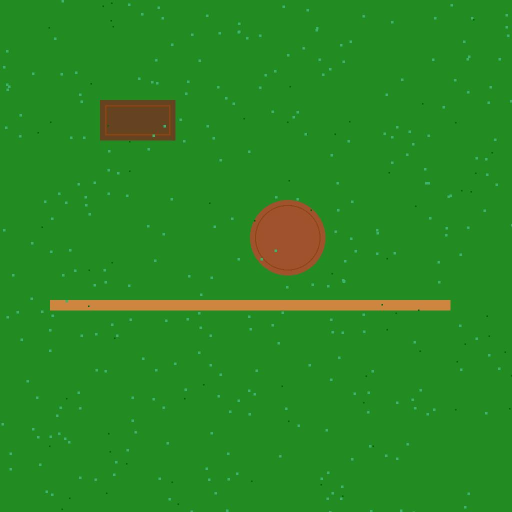
#> input picture data/images/amazon_satellite_1.jpg, 1024 x 1024 px (shown at 1/2 size); its folder holds only this picture in this run
$ python main.py
#> lines starting #> are read from the running program, lines starting #| are printed output that depends on the picture; after the words box and inside, x2 and y2 are one past the last pixel; in counts of white or black regions, pixels touching at a corner belong together
"""
OpenAI to Z Challenge - Amazon Archaeological Site Detection
Multi-modal approach combining computer vision and OpenAI models
"""

import os
import numpy as np
import cv2
from PIL import Image
import json
import requests
from typing import List, Dict, Tuple, Optional
import pandas as pd
from dataclasses import dataclass
import logging

# Configure logging
logging.basicConfig(level=logging.INFO)
logger = logging.getLogger(__name__)

@dataclass
class ArchaeologicalSite:
    """Dataclass for archaeological site detections"""
    latitude: float
    longitude: float
    confidence: float
    site_type: str
    description: str
    evidence_type: List[str]

class SatelliteImageProcessor:
    """Handles satellite image processing and feature extraction"""

    def __init__(self):
        self.vegetation_threshold = 0.3
        self.structure_threshold = 0.7

    def load_image(self, image_path: str) -> np.ndarray:
        """Load and preprocess satellite image"""
        try:
            image = cv2.imread(image_path)
            if image is None:
                raise ValueError(f"Could not load image: {image_path}")
            return cv2.cvtColor(image, cv2.COLOR_BGR2RGB)
        except Exception as e:
            logger.error(f"Error loading image {image_path}: {e}")
            return None

    def calculate_vegetation_index(self, image: np.ndarray) -> np.ndarray:
        """Calculate normalized difference vegetation index (NDVI) approximation"""
        # Convert to float for calculations
        img_float = image.astype(np.float32) / 255.0

        # Approximate NDVI using visible bands
        # NDVI = (NIR - Red) / (NIR + Red)
        # Using Green as NIR approximation
        green = img_float[:, :, 1]
        red = img_float[:, :, 0]

        # Avoid division by zero
        denominator = green + red
        denominator[denominator == 0] = 1e-6

        ndvi = (green - red) / denominator
        return ndvi

    def detect_geometric_patterns(self, image: np.ndarray) -> List[Dict]:
        """Detect geometric patterns that might indicate human structures"""
        gray = cv2.cvtColor(image, cv2.COLOR_RGB2GRAY)

        # Edge detection with multiple scales
        edges1 = cv2.Canny(gray, 30, 100)
        edges2 = cv2.Canny(gray, 50, 150)
        edges = cv2.bitwise_or(edges1, edges2)

        # Find contours
        contours, _ = cv2.findContours(edges, cv2.RETR_EXTERNAL, cv2.CHAIN_APPROX_SIMPLE)

        patterns = []
        for contour in contours:
            area = cv2.contourArea(contour)
            if area > 500:  # Lower threshold for smaller features
                # Approximate contour to polygon
                epsilon = 0.02 * cv2.arcLength(contour, True)
                approx = cv2.approxPolyDP(contour, epsilon, True)

                x, y, w, h = cv2.boundingRect(contour)
                aspect_ratio = w / h if h > 0 else 0

                # Check for various geometric patterns
                if len(approx) == 4:  # Rectangular
                    patterns.append({
                        'type': 'rectangular',
                        'area': area,
                        'aspect_ratio': aspect_ratio,
                        'bbox': (x, y, w, h),
                        'confidence': min(1.0, area / 5000)  # Lower area threshold
                    })
                elif len(approx) > 6:  # Circular/elliptical
                    patterns.append({
                        'type': 'circular',
                        'area': area,
                        'aspect_ratio': aspect_ratio,
                        'bbox': (x, y, w, h),
                        'confidence': min(1.0, area / 8000)
                    })
                elif len(approx) == 3:  # Triangular
                    patterns.append({
                        'type': 'triangular',
                        'area': area,
                        'aspect_ratio': aspect_ratio,
                        'bbox': (x, y, w, h),
                        'confidence': min(1.0, area / 6000)
                    })

        return patterns

    def analyze_soil_marks(self, image: np.ndarray) -> np.ndarray:
        """Analyze soil color variations that might indicate buried structures"""
        # Convert to HSV for better color analysis
        hsv = cv2.cvtColor(image, cv2.COLOR_RGB2HSV)

        # Define color ranges for different soil types
        # Disturbed soil often appears different from natural soil
        brown_lower = np.array([10, 50, 50])
        brown_upper = np.array([20, 255, 200])

        soil_mask = cv2.inRange(hsv, brown_lower, brown_upper)

        # Apply morphological operations to clean up the mask
        kernel = np.ones((5, 5), np.uint8)
        soil_mask = cv2.morphologyEx(soil_mask, cv2.MORPH_CLOSE, kernel)
        soil_mask = cv2.morphologyEx(soil_mask, cv2.MORPH_OPEN, kernel)

        return soil_mask

class OpenAIAnalyzer:
    """Integrates with OpenAI API for advanced image analysis"""

    def __init__(self, api_key: Optional[str] = None):
        self.api_key = api_key or os.getenv('OPENAI_API_KEY')
        if not self.api_key:
            logger.warning("OpenAI API key not found. Some features will be limited.")

    def analyze_image_with_gpt4v(self, image_path: str, context: str = "") -> Dict:
        """Analyze image using GPT-4 Vision"""
        if not self.api_key:
            return {"error": "OpenAI API key not available"}

        # This would require actual OpenAI API integration
        # For now, return a mock response
        mock_response = {
            "analysis": "Potential archaeological features detected based on geometric patterns and vegetation anomalies.",
            "confidence": 0.75,
            "features": [
                "Linear structures possibly indicating ancient pathways",
                "Circular patterns suggesting settlement areas",
                "Vegetation anomalies indicating subsurface structures"
            ]
        }
        return mock_response

    def generate_site_description(self, features: List[Dict]) -> str:
        """Generate detailed description of potential archaeological site"""
        if not features:
            return "No significant archaeological features detected."

        descriptions = []
        for feature in features:
            if feature['type'] == 'rectangular':
                descriptions.append(f"Rectangular structure ({feature['area']:.0f} sq pixels) with aspect ratio {feature['aspect_ratio']:.2f}")

        return "; ".join(descriptions)

class ArchaeologicalDetector:
    """Main class for archaeological site detection"""

    def __init__(self, openai_api_key: Optional[str] = None):
        self.image_processor = SatelliteImageProcessor()
        self.openai_analyzer = OpenAIAnalyzer(openai_api_key)
        self.detection_threshold = 0.1  # Lower threshold for better detection

    def process_image(self, image_path: str, coordinates: Tuple[float, float]) -> List[ArchaeologicalSite]:
        """Process a single satellite image for archaeological features"""
        logger.info(f"Processing image: {image_path}")

        # Load image
        image = self.image_processor.load_image(image_path)
        if image is None:
            return []

        sites = []

        # Computer vision analysis
        patterns = self.image_processor.detect_geometric_patterns(image)
        vegetation_index = self.image_processor.calculate_vegetation_index(image)
        soil_marks = self.image_processor.analyze_soil_marks(image)

        # OpenAI analysis
        ai_analysis = self.openai_analyzer.analyze_image_with_gpt4v(image_path)

        # Combine results
        for pattern in patterns:
            if pattern['confidence'] > self.detection_threshold:
                # Calculate coordinates (simplified)
                lat, lon = coordinates  # This would need proper georeferencing

                site = ArchaeologicalSite(
                    latitude=lat,
                    longitude=lon,
                    confidence=pattern['confidence'],
                    site_type="Structure",
                    description=self.openai_analyzer.generate_site_description([pattern]),
                    evidence_type=["geometric_pattern", "soil_variation"]
                )
                sites.append(site)

        return sites

    def process_region(self, image_directory: str, coordinates_file: str) -> List[ArchaeologicalSite]:
        """Process multiple images in a region"""
        all_sites = []

        # Load coordinates if available
        coordinates = {}
        if os.path.exists(coordinates_file):
            try:
                with open(coordinates_file, 'r') as f:
                    coordinates = json.load(f)
            except Exception as e:
                logger.warning(f"Could not load coordinates file: {e}")

        # Process each image
        for filename in os.listdir(image_directory):
            if filename.lower().endswith(('.png', '.jpg', '.jpeg', '.tif', '.tiff')):
                image_path = os.path.join(image_directory, filename)
                coord = coordinates.get(filename, (0.0, 0.0))  # Default coordinates

                sites = self.process_image(image_path, coord)
                all_sites.extend(sites)

        return all_sites

    def export_results(self, sites: List[ArchaeologicalSite], output_file: str):
        """Export detection results to file"""
        results = []
        for site in sites:
            results.append({
                'latitude': site.latitude,
                'longitude': site.longitude,
                'confidence': site.confidence,
                'site_type': site.site_type,
                'description': site.description,
                'evidence_type': site.evidence_type
            })

        # Export to JSON
        with open(output_file, 'w') as f:
            json.dump(results, f, indent=2)

        # Also export to CSV for easier analysis
        df = pd.DataFrame(results)
        csv_file = output_file.replace('.json', '.csv')
        df.to_csv(csv_file, index=False)

        logger.info(f"Results exported to {output_file} and {csv_file}")

def main():
    """Main execution function"""
    # Initialize detector
    detector = ArchaeologicalDetector()

    # Create sample data directories
    os.makedirs('data/images', exist_ok=True)
    os.makedirs('results', exist_ok=True)

    # Process images (if any exist)
    image_dir = 'data/images'
    coordinates_file = 'data/coordinates.json'

    if os.path.exists(image_dir) and os.listdir(image_dir):
        logger.info("Processing satellite images...")
        sites = detector.process_region(image_dir, coordinates_file)
#> (reads data/coordinates.json from the repository)
#> in load_image, image is the input picture: shape (1024, 1024, 3); mean B, G, R 35.2, 137.4, 39.9
#> in detect_geometric_patterns, `edges1 = cv2.Canny(gray, 30, 100)`:
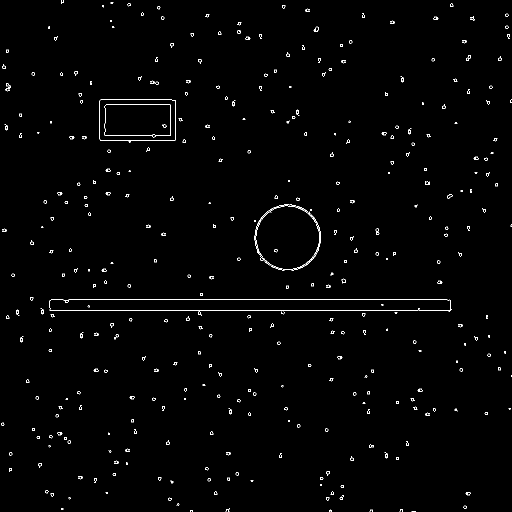
#> edges1: shape (1024, 1024) (shown at 1/2 size); 0.95% white in thin lines or dots
#> in detect_geometric_patterns, `edges2 = cv2.Canny(gray, 50, 150)`:
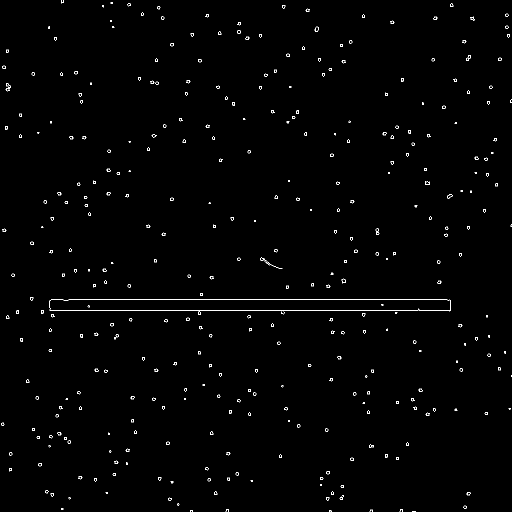
#> edges2: shape (1024, 1024) (shown at 1/2 size); 0.74% white in thin lines or dots
#> in detect_geometric_patterns, `contours, _ = cv2.findContours(edges, cv2.RETR_EXTERNAL, cv2.CHAIN_APP..`: contours = 355 contours, 102 with area under 20; largest, box (x1, y1, x2, y2) and area: (99, 599, 904, 624) 16830, (199, 199, 351, 282) 12228, (509, 409, 642, 541) 544, (10, 166, 22, 183) 76, (627, 53, 638, 64) 50
#> the loop in detect_geometric_patterns, `for contour in contours:` made 355 passes
#> (area, epsilon, approx, x, y, w, h, aspect_ratio) on passes 156, 287: (16830.5, 33.3, [[99, 601], [903, 619]], 99, 599, 805, 25, 32.2), (12228, 9.27, [[199, 201], [200, 280], [350, 280], [350, 200]], 199, 199, 152, 83, 1.83)
#> (area, epsilon, x, y, w, h, aspect_ratio) on pass 213: (544, 20.93, 509, 409, 133, 132, 1.01)
#> after the loop in detect_geometric_patterns, `for contour in contours:`: patterns = 2 items
#> in calculate_vegetation_index, `green = img_float[:, :, 1]`:
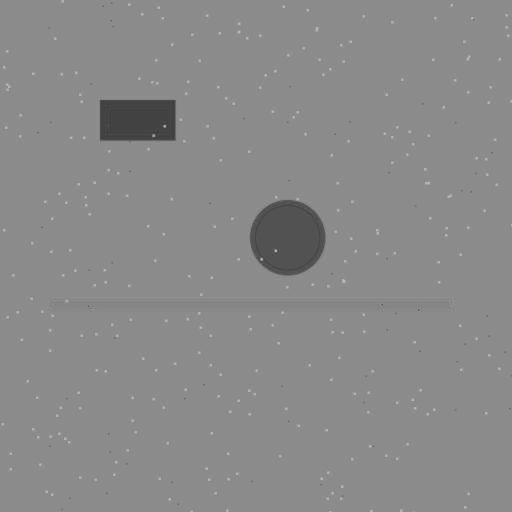
#> green: shape (1024, 1024) float32 (shown at 1/2 size); min 0.208, max 0.757, mean 0.539
#> in calculate_vegetation_index, `red = img_float[:, :, 0]`:
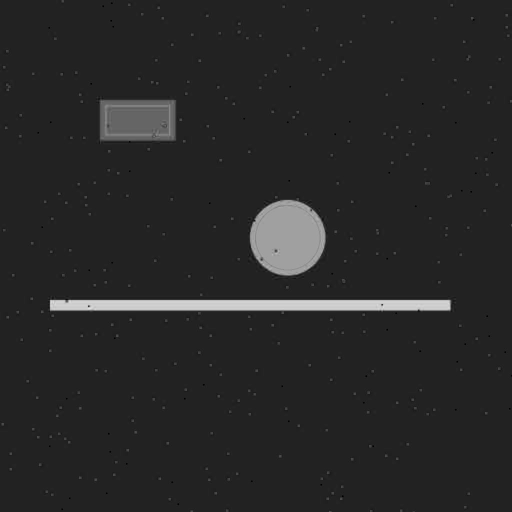
#> red: shape (1024, 1024) float32 (shown at 1/2 size); min 0, max 0.882, mean 0.156
#> in calculate_vegetation_index, `denominator = green + red`:
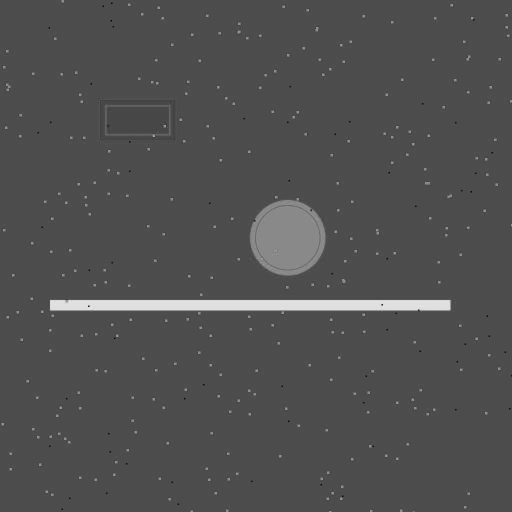
#> denominator: shape (1024, 1024) float32 (shown at 1/2 size); min 0.341, max 1.47, mean 0.695; drawn with min black and max white
#> in calculate_vegetation_index, `ndvi = (green - red) / denominator`:
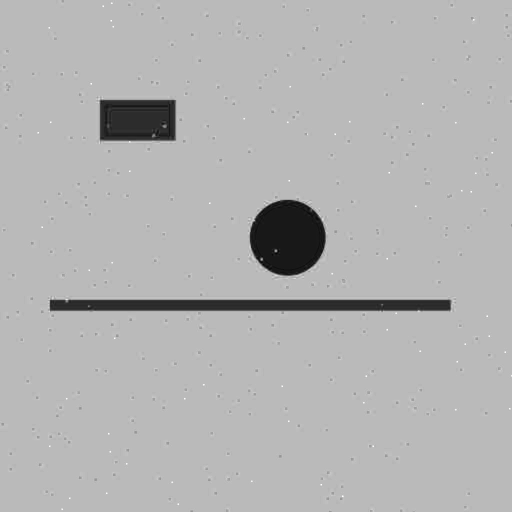
#> ndvi: shape (1024, 1024) float32 (shown at 1/2 size); min -0.465, max 1, mean 0.567; drawn with min black and max white
#> in analyze_soil_marks, `hsv = cv2.cvtColor(image, cv2.COLOR_RGB2HSV)`: hsv: shape (1024, 1024, 3); mean H, S, V 58, 192.5, 140.1
#> in analyze_soil_marks, `soil_mask = cv2.inRange(hsv, brown_lower, brown_upper)`: soil_mask: shape (1024, 1024); 1.9% white; 22 white regions (13 under 20 px), largest, box (x1, y1, x2, y2) and area: (201, 201, 349, 279) 11307, (500, 400, 650, 550) 7251, (192, 601, 900, 620) 758
#> in analyze_soil_marks, `soil_mask = cv2.morphologyEx(soil_mask, cv2.MORPH_CLOSE, kernel)`: soil_mask: shape (1024, 1024); 2.1% white; 6 white regions (2 under 20 px), largest, box (x1, y1, x2, y2) and area: (201, 201, 349, 279) 11433, (500, 400, 650, 550) 8764, (100, 600, 900, 620) 1252, (127, 600, 145, 608) 42
#> in analyze_soil_marks, `soil_mask = cv2.morphologyEx(soil_mask, cv2.MORPH_OPEN, kernel)`:
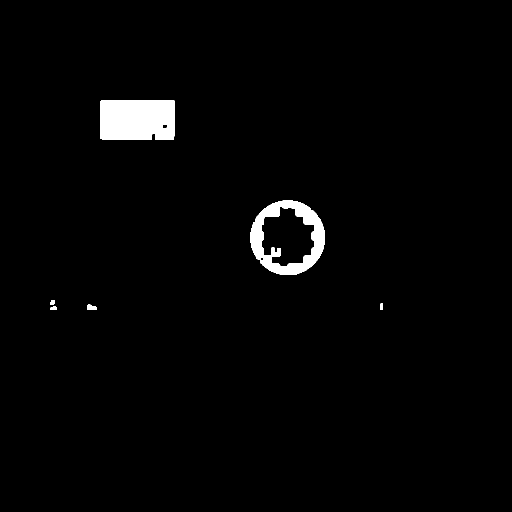
#> soil_mask: shape (1024, 1024) (shown at 1/2 size); 2% white; 6 white regions, box (x1, y1, x2, y2) and area: (201, 201, 349, 279) 11409, (500, 400, 650, 550) 8728, (175, 609, 193, 620) 151, (100, 601, 110, 610) 78, (101, 613, 113, 620) 73, (761, 607, 766, 620) 65
#> the loop in process_image, `for pattern in patterns:` made 2 passes
#> (lat, lon) on pass 2: (0, 0)
#> after the loop in process_image, `for pattern in patterns:`: sites = 1 item
#> sites = 1 item

        # Export results
        output_file = 'results/archaeological_sites.json'
        detector.export_results(sites, output_file)
#> the loop in export_results, `for site in sites:` made 1 pass
#> in export_results, `df = pd.DataFrame(results)`: df = table of 1 rows and 6 columns

        logger.info(f"Detected {len(sites)} potential archaeological sites")

        # Print summary
        for i, site in enumerate(sites[:5]):  # Show first 5 sites
            print(f"Site {i+1}: {site.description} (Confidence: {site.confidence:.2f})")
#> this loop made 1 pass
#| Site 1: Rectangular structure (12228 sq pixels) with aspect ratio 1.83 (Confidence: 1.00)
    else:
        logger.info("No images found in data directory. Creating sample structure...")

        # Create sample coordinates file
        sample_coordinates = {
            "sample_image_1.jpg": [-3.4653, -62.2159],  # Amazon region
            "sample_image_2.jpg": [-2.5297, -60.0261]
        }

        with open(coordinates_file, 'w') as f:
            json.dump(sample_coordinates, f, indent=2)

        print("Sample structure created. Add satellite images to data/images/ directory.")
        print("Update data/coordinates.json with actual image coordinates.")

if __name__ == "__main__":
    main()
